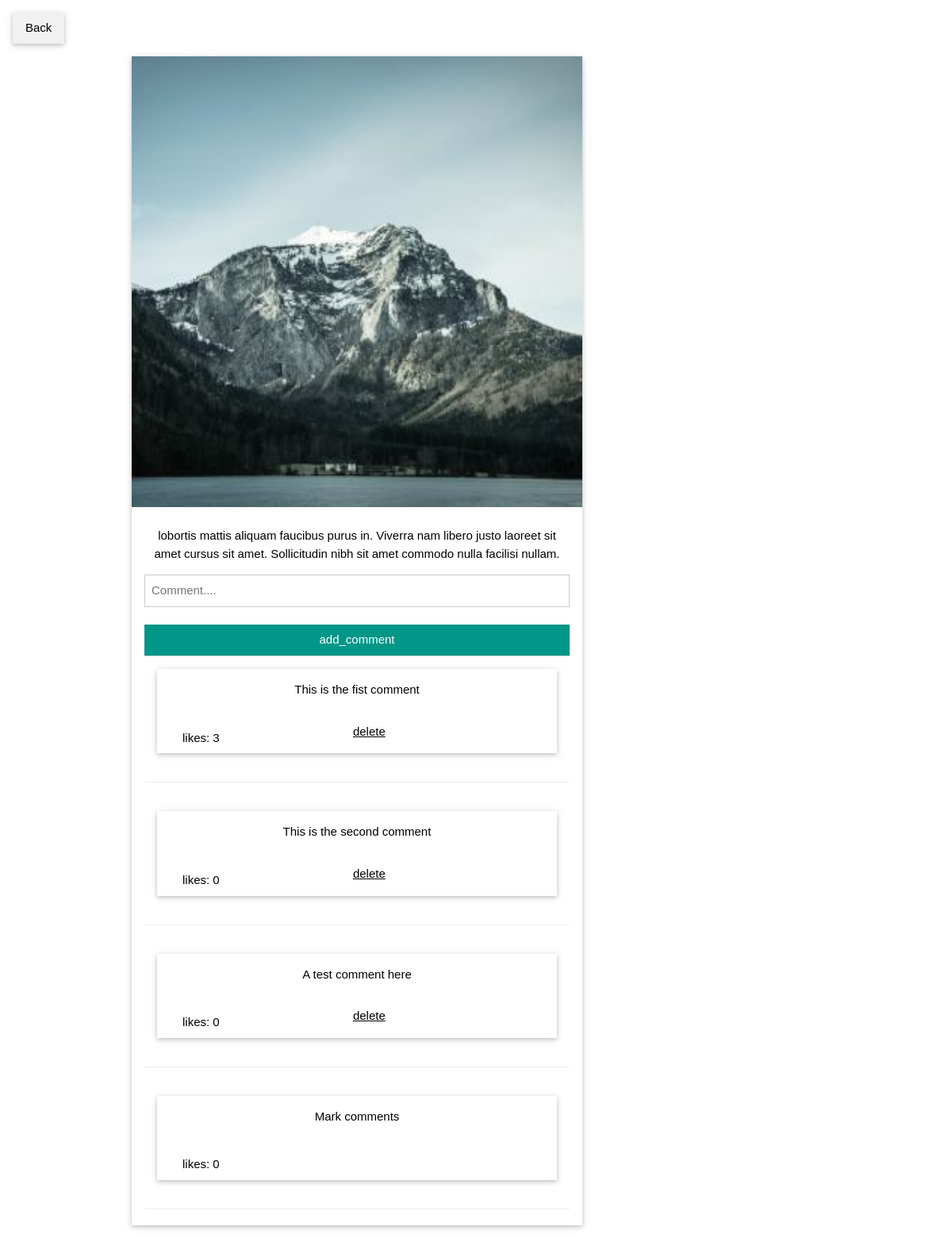
Page /show_comments.php?id=5 (signed in) on the committed database.
### tables this page shows
CREATE TABLE `posts` (
  `id` int(11) NOT NULL AUTO_INCREMENT,
  `title` varchar(20) DEFAULT NULL,
  `msg` text NOT NULL,
  `likes` int(11) DEFAULT 0,
  `tags` text DEFAULT NULL,
  `userid` int(11) DEFAULT NULL,
  `date_posted` datetime DEFAULT current_timestamp(),
  PRIMARY KEY (`id`),
  KEY `userid` (`userid`),
  CONSTRAINT `posts_ibfk_1` FOREIGN KEY (`userid`) REFERENCES `users` (`id`)
);

CREATE TABLE `comments` (
  `id` int(11) NOT NULL AUTO_INCREMENT,
  `msg` text NOT NULL,
  `likes` int(11) DEFAULT 0,
  `postid` int(11) DEFAULT NULL,
  `userid` int(11) DEFAULT NULL,
  `date_posted` datetime DEFAULT current_timestamp(),
  PRIMARY KEY (`id`),
  KEY `userid` (`userid`),
  KEY `postid` (`postid`),
  CONSTRAINT `comments_ibfk_1` FOREIGN KEY (`userid`) REFERENCES `users` (`id`),
  CONSTRAINT `comments_ibfk_2` FOREIGN KEY (`postid`) REFERENCES `posts` (`id`)
);

### uploads.php (called while the page is built, shortened)
<?php
function strip_extension($filename)
{
  $ext_index = strrpos($filename, '.');
  $name = substr($filename, 0, $ext_index);
  return $name;
}
function get_image($postid)
{
  if ($handle = opendir(__DIR__ . '/images'))
  {
    while (false !== ($filename = readdir($handle)))
    {
      if ($postid === strip_extension($filename)) {
        return $filename;
      }
    }
  }
}

### app.php (called while the page is built, shortened)
<?php
function get_comments($post_id, $conn): array
{
    $sql = "SELECT `id`, `msg`, `likes`, `userid` FROM `comments` WHERE `postid` = '$post_id'";
    $data  = $conn -> query($sql);
    $comments = $data -> fetch_all(MYSQLI_ASSOC);
    return $comments;
}

### show_comments.php (the view, shortened to what this page needs)
<?php
require_once "db_connect/connect.php";
require_once "app.php";
require_once "uploads.php";
$postid = $_GET['id'];
$userid = $_SESSION['userid'];
$post_query = "SELECT `title`, `msg`, `likes` FROM `posts` WHERE `id` = '$postid' ";
$post_content = $conn -> query($post_query);
if ($post_content) {
    $post = $post_content -> fetch_assoc();
} else {
    echo "An unexpected error occurred : " . $conn->error;
}
$comments = get_comments($postid, $conn);
?>
<!DOCTYPE html>
<html lang='en'>
<head>
  <link rel="stylesheet" type="text/css" href="static/w3.css" >
</head>
<body>
  <div class="w3-container">
    <a href="index.php" class='w3-btn w3-card w3-light-grey'>Back</a>
  </div>
  <div class="w3-content" style="max-width:900px">
    <div class="w3-row">
      <div class="w3-col l8 s12 w3-center">
        <div class="w3-card w3-margin w3-white">
          <?php if (get_image($postid)): ?>
            <img src="<?= 'images/' . get_image($postid) ?>" alt="Nature" style="width:100%">
          <?php endif ?>
          <div class="w3-container">
          </div>
          <div class="w3-container">
            <p><?= $post['msg']; ?></p>
          </div>
          <div class="w3-container">
            <form method="POST" action="add_comment.php">
              <input type="text" class="w3-input w3-border" name='comment' placeholder='Comment....' required >
              <br />
              <input type="submit" name="Add" value="add_comment" class="w3-input w3-teal" />
            </form>
            <?php if ($comments) : ?>
            <?php foreach($comments as $comment) : ?>
              <div class="w3-row">
                <div class="w3-card w3-margin w3-white">
                  <div class="w3-container">
                    <p><?= $comment['msg'] ?? "No comments yet"; ?></p>
                    <div class="w3-row">
                      <p>
                        <span class="w3-padding w3-left">likes: <?= $comment['likes'] ?? ""; ?></span>
                        <?php if ($userid === $comment['userid']): ?>
                          <span><a href="delete_comment.php?comment_id=<?= $comment['id']; ?>">delete</a></span>
                        <?php endif ?>
                        <span class="w3-padding-large w3-right"><?= $comment['date_posted'] ?? ""; ?></span>
                      </p>
                    </div>
                  </div>
                </div>
              </div>
              <hr />
            <?php endforeach ?>
            <?php endif ?>
          </div>
        </div>
      </div>
    </div>
  </div>
</body>
</html>

### static/w3.css (style rules this page uses)
html { box-sizing:border-box }
*,*:before,*:after { box-sizing:inherit }
html { -ms-text-size-adjust:100%;-webkit-text-size-adjust:100% }
body { margin:0 }
a { background-color:transparent }
img { border-style:none }
hr { box-sizing:content-box;height:0;overflow:visible }
button,input,select,textarea,optgroup { font:inherit;margin:0 }
button,input { overflow:visible }
button,[type=button],[type=reset],[type=submit] { -webkit-appearance:button }
html,body { font-family:Verdana,sans-serif;font-size:15px;line-height:1.5 }
html { overflow-x:hidden }
hr { border:0;border-top:1px solid #eee;margin:20px 0 }
img { vertical-align:middle }
a { color:inherit }
.w3-btn,.w3-button { border:none;display:inline-block;padding:8px 16px;vertical-align:middle;overflow:hidden;text-decoration:none;color:inherit;background-color:inherit;text-align:center;cursor:pointer;white-space:nowrap }
.w3-btn,.w3-button { -webkit-touch-callout:none;-webkit-user-select:none;-khtml-user-select:none;-moz-user-select:none;-ms-user-select:none;user-select:none }
.w3-input { padding:8px;display:block;border:none;border-bottom:1px solid #ccc;width:100% }
.w3-container:after,.w3-container:before,.w3-panel:after,.w3-panel:before,.w3-row:after,.w3-row:before,.w3-row-padding:after,.w3-row-padding:before, .w3-cell-row:before,.w3-cell-row:after,.w3-clear:after,.w3-clear:before,.w3-bar:before,.w3-bar:after { content:"";display:table;clear:both }
.w3-col,.w3-half,.w3-third,.w3-twothird,.w3-threequarter,.w3-quarter { float:left;width:100% }
.w3-col.s12 { width:99.99999% }
@media (min-width:993px) { .w3-col.l8 { width:66.66666% } }
.w3-content,.w3-auto { margin-left:auto;margin-right:auto }
.w3-content { max-width:980px }
.w3-container,.w3-panel { padding:0.01em 16px }
.w3-card,.w3-card-2 { box-shadow:0 2px 5px 0 rgba(0,0,0,0.16),0 2px 10px 0 rgba(0,0,0,0.12) }
.w3-center { text-align:center!important }
.w3-border { border:1px solid #ccc!important }
.w3-margin { margin:16px!important }
.w3-padding { padding:8px 16px!important }
.w3-padding-large { padding:12px 24px!important }
.w3-left { float:left!important }
.w3-right { float:right!important }
.w3-teal,.w3-hover-teal:hover { color:#fff!important;background-color:#009688!important }
.w3-white,.w3-hover-white:hover { color:#000!important;background-color:#fff!important }
.w3-light-grey,.w3-hover-light-grey:hover,.w3-light-gray,.w3-hover-light-gray:hover { color:#000!important;background-color:#f1f1f1!important }

### rows in the picture
posts: msg "lobortis mattis aliquam faucibus purus in. Viverra nam libero justo laoreet sit amet cursus sit amet. Sollicitudin nibh sit amet commodo nulla facilisi nullam."
comments: msg "This is the fist comment", likes "3"
comments: msg "This is the second comment", likes "0"
comments: msg "A test comment here", likes "0"
comments: msg "Mark comments", likes "0"
